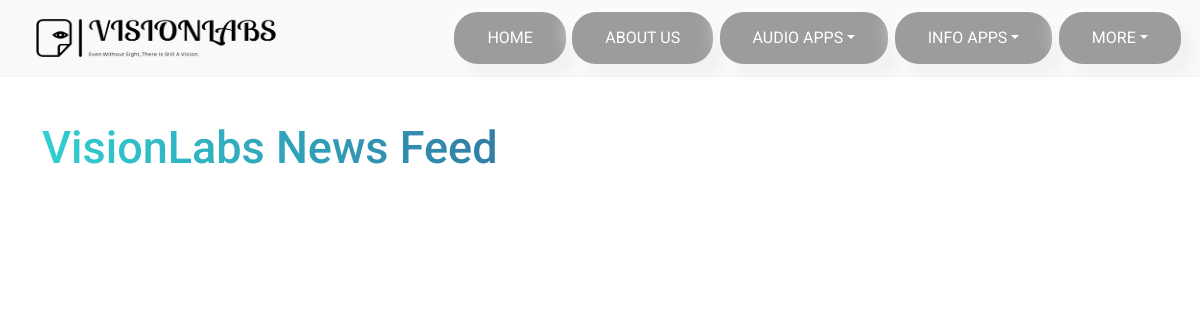
/newsfeed/, run on an earlier commit of the app's database.
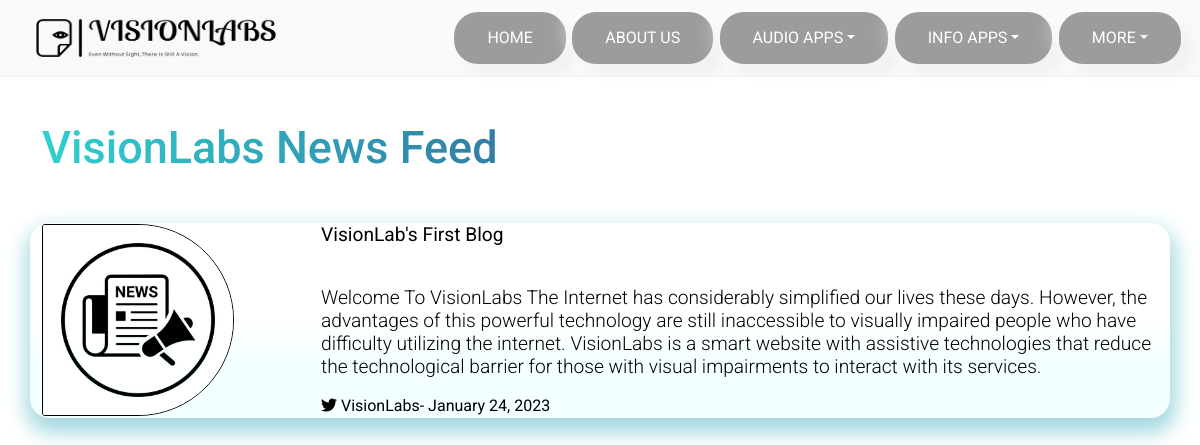
And on a later commit of the database.
### blog/models.py (models this page shows, shortened)
class Post(models.Model):
    title = models.CharField(max_length=100)
    content = models.TextField()
    date_posted = models.DateTimeField(default=timezone.now)

### blog/views.py (the view)
# urls.py: path('newsfeed', PostListView.as_view(), name='newsfeed'),
class PostListView(ListView):
    model = Post
    template_name = 'blog.html'  # <app>/<model>_<viewtype>.html
    context_object_name = 'posts'
    ordering = ['-date_posted']
    paginate_by = 5

### blog/templates/blog.html (shortened to what this page needs)
{% extends "base.html" %}
{% load static %}
{% block content %}
<section class="container intro">
  <h2 style="font-size: 45px;margin-top: 1em;
  /* text-shadow:  2px 2px orange, 4px 4px yellow; */
  background: linear-gradient(to right, #30CFD0 0%, #330867 100%);
  -webkit-background-clip: text;
  -webkit-text-fill-color: transparent;">VisionLabs News Feed</h2>
  {% for post in posts %}
  <section class="row mt-5">
    <article style="border-radius: 20px 20px 20px 20px;
    background: transparent linear-gradient(to bottom, rgba(255, 255, 255, 0.9) 50%, rgb(244, 255, 255) 70%) repeat scroll 0 0;
    box-shadow: 1px 10px 20px 5px rgb(165, 217, 224);">
      <div class="row g-0 align-items-center">
        <div class="col-sm-3 col-3">
          <img style="
          max-width: 12em;height: 100%;
          border-bottom-left-radius: calc(0.25rem - 1px);
          border-top-left-radius: calc(0.25rem - 1px);" src="{% static '/assests/news.jpg' %}"  alt="...">
        </div>
        <div class="col-sm-9 col-9">
          <div>
            <p><strong>{{ post.title }}</strong></p>
            <br>
            <p>{{ post.content }}</p>
            <span>
              <i class="fab fa-twitter"></i>
              VisionLabs- <time>{{ post.date_posted|date:"F d, Y" }}</time>
            </span>
          </div>
        </div>
      </div>
    </article>
  </section>{% endfor %}
</section>
{% endblock content %}

What changed in the data, as far as the page shows it:
added Post: title "VisionLab's First Blog", content "Welcome To VisionLabs The Internet has considerably simplified our lives these days. However, the advantages of this powerful technology are still inaccessible to visually impaired people who have difficulty utilizing the internet. VisionLabs is a smart website with assistive technologies that reduce the technological barrier for those with visual impairments to interact with its services.", date_posted "January 24, 2023"
